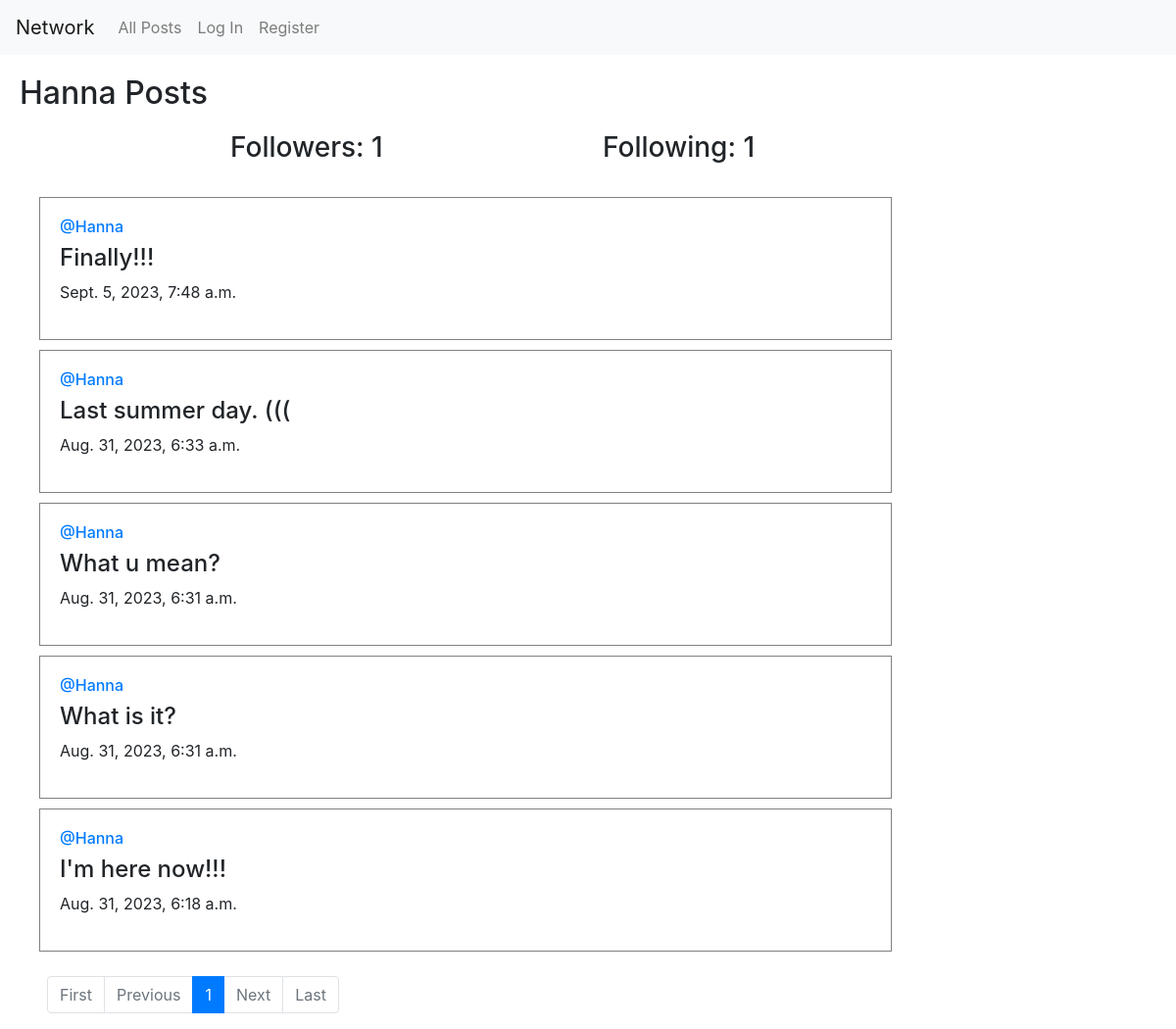
The page /profile/2 on the database its author committed.
### network/models.py (models this page shows, shortened)
class User(AbstractUser):
    pass

class Post(models.Model):
    content = models.TextField(max_length=200)
    user = models.ForeignKey(User, on_delete=models.CASCADE, related_name='author')
    date = models.DateTimeField(auto_now_add=True)
    likes = models.ManyToManyField(User, related_name='post_likes', blank=True)

### network/views.py (the view)
# urls.py: path("profile/<int:user_id>", views.profile, name="profile"),
def profile(request, user_id):
    user = User.objects.get(pk=user_id)
    allPosts = Post.objects.filter(user=user).order_by("id").reverse()
    following = Follow.objects.filter(user=user)
    followers = Follow.objects.filter(user_follower=user)
    try:
        checkFollow = followers.filter(user=User.objects.get(pk=request.user.id))
        if len(checkFollow) != 0:
            isFollowing = True
        else:
            isFollowing = False
    except:
        isFollowing = False
    paginator = Paginator(allPosts, posts_per_page)
    page_number = request.GET.get('page')
    page_posts = paginator.get_page(page_number)
    return render(request, "network/profile.html", {
        "allPosts": allPosts,
        "page_posts": page_posts,
        "username": user.username,
        "following": following,
        "followers": followers,
        "my_profile": user,
        "isFollowing": isFollowing
    })

### network/templates/network/profile.html (shortened to what this page needs)
{% extends "network/layout.html" %}
{% load static %}
{% block body %}
    <head>
    </head>
    <h2>{{ username }} Posts</h2>
    <div class="container">
        <div class="row d-flex justify-content-center">
            <h3 class="col-4">Followers: {{ followers.count }}</h3>
            <h3 class="col-4">Following: {{ following.count }}</h3>
        </div>
    </div>
    <div class="all-posts">
        {% for post in page_posts %}
            <div class="my-post">
                <h6 class="username" ><a href="{% url 'profile' user_id=post.user.id %}">@{{ post.user }}</a>
                </h6>
                <h4 class="my-content" id="content{{ post.id }}">{{ post.content }}</h4>
                <p class="date">{{ post.date }}</p>
            </div>
        {% endfor %}
    </div>
    <nav aria-label="Page navigation example">
      <ul class="pagination mx-5">
        {% if page_posts.has_previous %}
            <li class="page-item"><a class="page-link" href="?page=1">First</a></li>
            <li class="page-item"><a class="page-link" href="?page={{ page_posts.previous_page_number }}">Previous</a></li>
        {% else %}
            <li class="page-item disabled"><a class="page-link">First</a></li>
            <li class="page-item disabled"><a class="page-link">Previous</a></li>
        {% endif %}
        {% for pg in page_posts.paginator.page_range %}
        {% if pg == page_posts.number %}
        <li class="page-item active" aria-current="page">
            <span class="page-link" id="pg_num">
            {{ pg }}
            </span>
        </li>
        {% elif pg < page_posts.number|add:3 and pg > page_posts.number|add:-3 %}
        <li class="page-item">
            <a class="page-link pagination-green-inactive" href="{{GET_params.urlencode}}?page={{ pg }}">{{ pg }}</a>
        </li>
        {% endif %}
        {% endfor %}
        {% if page_posts.has_next %}
            <li class="page-item"><a class="page-link" href="?page={{ page_posts.next_page_number }}">Next</a></li>
            <li class="page-item"><a class="page-link" href="?page={{ page_posts.paginator.num_pages }}">Last</a></li>
        {% else %}
            <li class="page-item disabled"><a class="page-link">Next</a></li>
            <li class="page-item disabled"><a class="page-link">Last</a></li>
        {% endif %}
{% endblock %}

### network/static/network/styles.css (style rules this page uses)
h2 { margin: 20px; }
.all-posts { display: flex; flex-direction: column; justify-content: flex-start; margin: 20px; }
.my-post { border: grey solid 1px; padding: 20px; margin: 5px 20px; width: 75%; }

### rows shown on the page
User: username "Hanna"
Post: user "Hanna", content "Finally!!!", date "Sept. 5, 2023, 7:48 a.m."
Post: user "Hanna", content "Last summer day. (((", date "Aug. 31, 2023, 6:33 a.m."
Post: user "Hanna", content "What u mean?", date "Aug. 31, 2023, 6:31 a.m."
Post: user "Hanna", content "What is it?", date "Aug. 31, 2023, 6:31 a.m."
Post: user "Hanna", content "I'm here now!!!", date "Aug. 31, 2023, 6:18 a.m."

### other values the page prints
{{ followers.count }} "1"
{{ following.count }} "1"
{{ pg }} "1"
